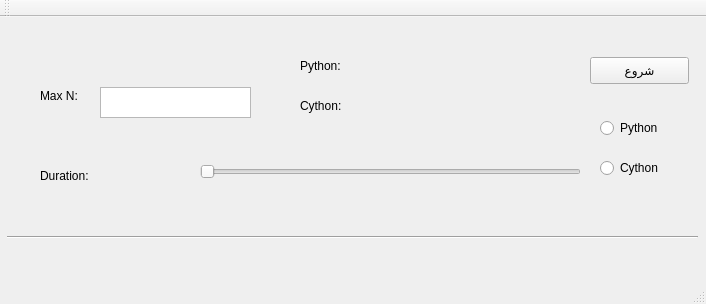
<?xml version="1.0" encoding="UTF-8"?>
<ui version="4.0">
 <class>MainWindow</class>
 <widget class="QMainWindow" name="MainWindow">
  <property name="geometry">
   <rect>
    <x>0</x>
    <y>0</y>
    <width>706</width>
    <height>304</height>
   </rect>
  </property>
  <property name="windowTitle">
   <string>MainWindow</string>
  </property>
  <widget class="QWidget" name="centralWidget">
   <widget class="QPushButton" name="start_pushButton">
    <property name="geometry">
     <rect>
      <x>590</x>
      <y>40</y>
      <width>99</width>
      <height>27</height>
     </rect>
    </property>
    <property name="text">
     <string>شروع</string>
    </property>
   </widget>
   <widget class="QSlider" name="duration_slider">
    <property name="geometry">
     <rect>
      <x>200</x>
      <y>140</y>
      <width>381</width>
      <height>29</height>
     </rect>
    </property>
    <property name="orientation">
     <enum>Qt::Horizontal</enum>
    </property>
   </widget>
   <widget class="QRadioButton" name="python_radioButton">
    <property name="geometry">
     <rect>
      <x>600</x>
      <y>100</y>
      <width>81</width>
      <height>22</height>
     </rect>
    </property>
    <property name="text">
     <string>Python</string>
    </property>
   </widget>
   <widget class="Line" name="line">
    <property name="geometry">
     <rect>
      <x>7</x>
      <y>210</y>
      <width>691</width>
      <height>20</height>
     </rect>
    </property>
    <property name="orientation">
     <enum>Qt::Horizontal</enum>
    </property>
   </widget>
   <widget class="QRadioButton" name="cython_radioButton">
    <property name="geometry">
     <rect>
      <x>600</x>
      <y>140</y>
      <width>81</width>
      <height>22</height>
     </rect>
    </property>
    <property name="text">
     <string>Cython</string>
    </property>
   </widget>
   <widget class="QTextEdit" name="maxN_textEdit">
    <property name="geometry">
     <rect>
      <x>100</x>
      <y>70</y>
      <width>151</width>
      <height>31</height>
     </rect>
    </property>
   </widget>
   <widget class="QLabel" name="MaxN_label">
    <property name="geometry">
     <rect>
      <x>40</x>
      <y>70</y>
      <width>51</width>
      <height>17</height>
     </rect>
    </property>
    <property name="text">
     <string>Max N:</string>
    </property>
   </widget>
   <widget class="QLabel" name="python_label">
    <property name="geometry">
     <rect>
      <x>300</x>
      <y>40</y>
      <width>67</width>
      <height>17</height>
     </rect>
    </property>
    <property name="text">
     <string>Python:</string>
    </property>
   </widget>
   <widget class="QLabel" name="cython_label">
    <property name="geometry">
     <rect>
      <x>300</x>
      <y>80</y>
      <width>67</width>
      <height>17</height>
     </rect>
    </property>
    <property name="text">
     <string>Cython:</string>
    </property>
   </widget>
   <widget class="QLabel" name="pythonTime_label">
    <property name="geometry">
     <rect>
      <x>390</x>
      <y>40</y>
      <width>161</width>
      <height>17</height>
     </rect>
    </property>
    <property name="text">
     <string/>
    </property>
   </widget>
   <widget class="QLabel" name="cythonTime_label">
    <property name="geometry">
     <rect>
      <x>390</x>
      <y>80</y>
      <width>161</width>
      <height>17</height>
     </rect>
    </property>
    <property name="text">
     <string/>
    </property>
   </widget>
   <widget class="QLabel" name="duration_label">
    <property name="geometry">
     <rect>
      <x>40</x>
      <y>150</y>
      <width>67</width>
      <height>17</height>
     </rect>
    </property>
    <property name="text">
     <string>Duration:</string>
    </property>
   </widget>
  </widget>
  <widget class="QMenuBar" name="menuBar">
   <property name="geometry">
    <rect>
     <x>0</x>
     <y>0</y>
     <width>706</width>
     <height>25</height>
    </rect>
   </property>
  </widget>
  <widget class="QToolBar" name="mainToolBar">
   <attribute name="toolBarArea">
    <enum>TopToolBarArea</enum>
   </attribute>
   <attribute name="toolBarBreak">
    <bool>false</bool>
   </attribute>
  </widget>
  <widget class="QStatusBar" name="statusBar"/>
 </widget>
 <layoutdefault spacing="6" margin="11"/>
 <resources/>
 <connections/>
</ui>
